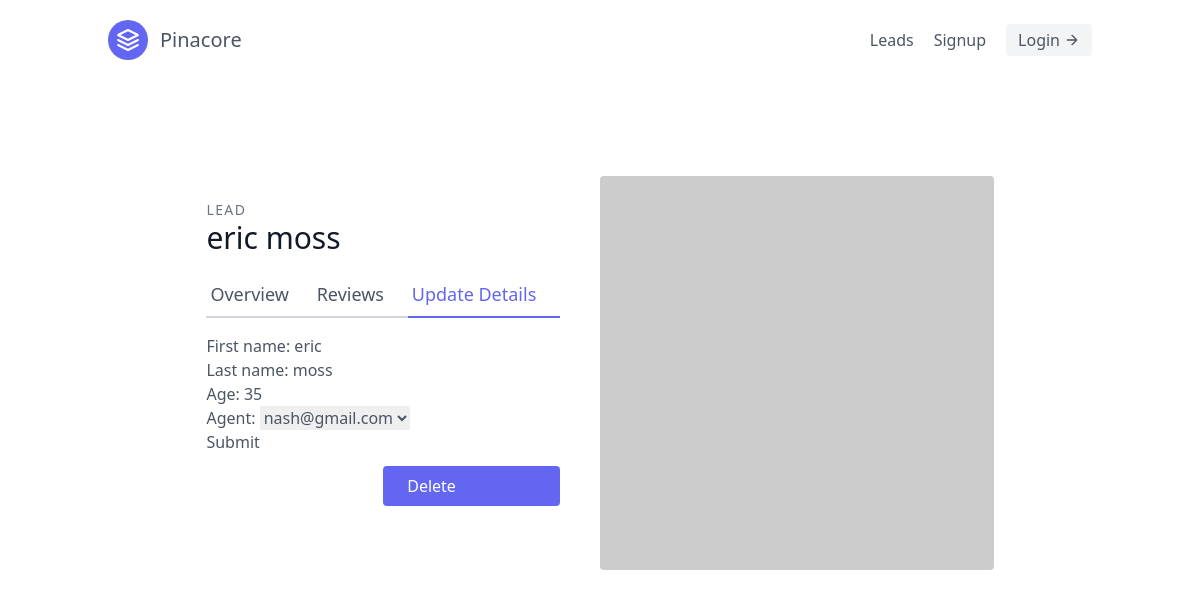
The page /leads/1/update/ on the database its author committed.
### leads/models.py (models this page shows, shortened)
class Lead(models.Model):
    SOURCE_CHOICES = (
        ('Youtube','Youtube'),
        ('Google','Google'),
        ('Newsletter','Newsletter'),
    )
    first_name = models.CharField(max_length=255)
    last_name = models.CharField(max_length=255)
    age = models.IntegerField(default=0)
    agent = models.ForeignKey('Agent', on_delete=models.CASCADE)

### leads/views.py (the view, shortened to what this page needs)
# urls.py: path('<int:pk>/update/', views.LeadUpdateView.as_view(), name='lead_update'),
class LeadUpdateView(generic.UpdateView):
    template_name = "leads/lead_update.html"
    queryset = Lead.objects.all()
    form_class = LeadForm

### leads/forms.py
class LeadForm(forms.ModelForm):
    class Meta:
        model = Lead
        fields = ['first_name','last_name','age', 'agent']

### leads/models.py (called while the page is built)
    def __str__(self):
        return self.user.email

### leads/templates/leads/lead_update.html (shortened to what this page needs)
{% extends 'base.html' %}
{% block content %}
<section class="text-gray-600 body-font overflow-hidden">
    <div class="container px-5 py-24 mx-auto">
        <div class="lg:w-4/5 mx-auto flex flex-wrap">
            <div class="lg:w-1/2 w-full lg:pr-10 lg:py-6 mb-6 lg:mb-0">
                <h2 class="text-sm title-font text-gray-500 tracking-widest">LEAD</h2>
                <h1 class="text-gray-900 text-3xl title-font font-medium mb-4">{{ lead.first_name }} {{ lead.last_name}}
                </h1>
                <div class="flex mb-4">
                    <a href="{%  url 'lead_detail' lead.pk %}"
                        class="flex-grow border-b-2 border-gray-300 py-2 text-lg px-1">Overview</a>
                    <a class="flex-grow border-b-2 border-gray-300 py-2 text-lg px-1">Reviews</a>
                    <a href="{% url 'lead_update' lead.pk %}"
                        class=" flex-grow text-indigo-500 border-b-2 border-indigo-500 py-2 text-lg px-1">Update
                        Details
                    </a>
                </div>
                <form action="" method="post">
                    {{ form.as_p }}
                    <button type="submit">Submit</button>
                </form>
                <a href="{%  url 'lead_delete' lead.pk %}"
                    class="mt-3 w-1/2 flex ml-auto text-white bg-indigo-500 border-0 py-2 px-6 focus:outline-none hover:bg-indigo-600 rounded">Delete
                </a>
            </div>
            <img alt="ecommerce" class="lg:w-1/2 w-full lg:h-auto h-64 object-cover object-center rounded"
                src="https://dummyimage.com/400x400">
        </div>
    </div>
</section>
{% endblock content %}

### rows shown on the page
Lead: first_name "eric", last_name "moss", age "35", agent "nash@gmail.com"
